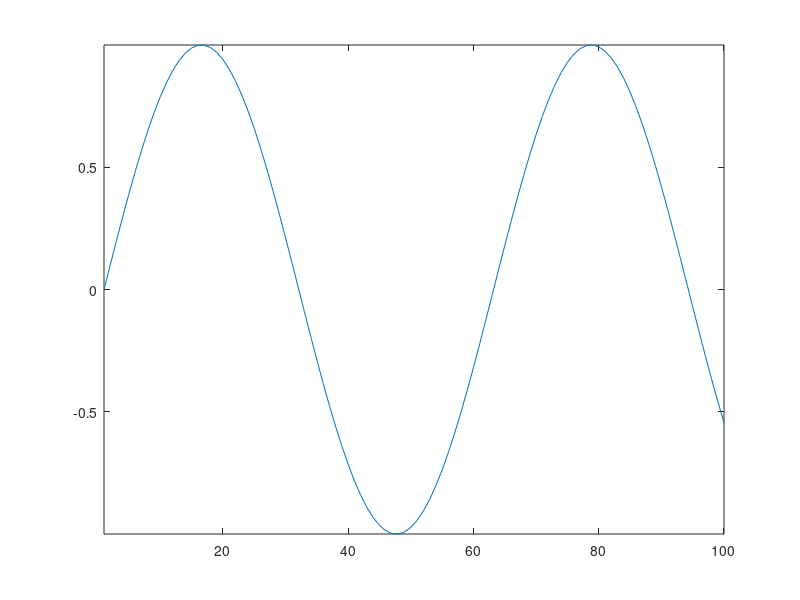

Source code (MATLAB): (Note: this script raises an error after producing the figure.)
frames = 100;  %Zoveel frames
y = sin(linspace(0,10,100)); %Functie die geanimeerd wordt
h = figure;
%set(h, 'Visible', 'off'); %Plot onzichtbaar, lijkt 'getframe' wel
%langzamer te maken
plot(y); %Plot begintoestand/initialiseer de assen
axis tight manual %Houdt dezelfde assen in het geval van 'hold on'
ax = gca; 
ax.NextPlot = 'replaceChildren'; %Houdt dezelfde assen nu ook bij vervolgplots

F(frames) = struct('cdata',[],'colormap',[]); %Structuur waarin de plot wordt opgeslagen


for j = 1:frames 
    X = cos(2*pi*j/frames)*y; %Veranderende functie 
    plot(X,'ro'); %Plot
    %drawnow %Als je het nu direct geplot wil
    
    F(j) = getframe(gcf); %Save frame
end


%fig = figure;
%movie(fig,F,2)

v = VideoWriter('testVideo.avi'); %Maak een video-file
open(v)
writeVideo(v,F) %Sla de frames op in de video
close(v)